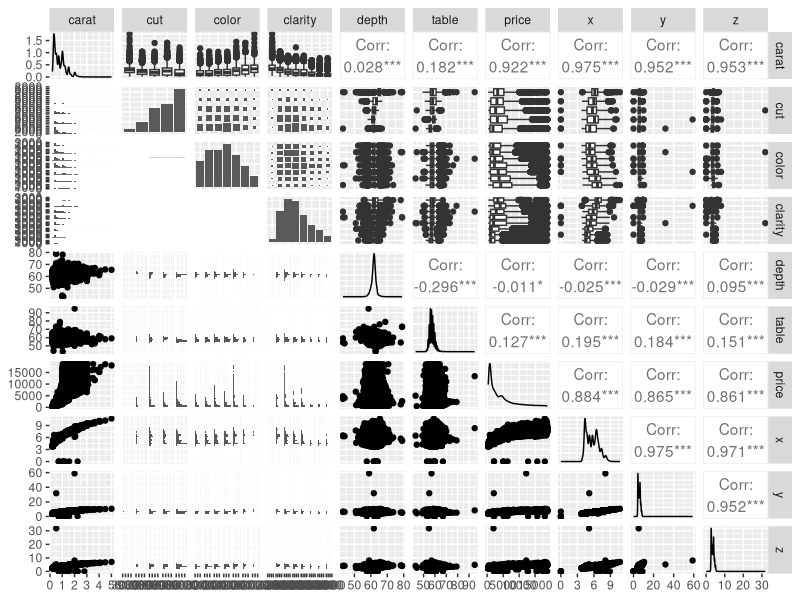
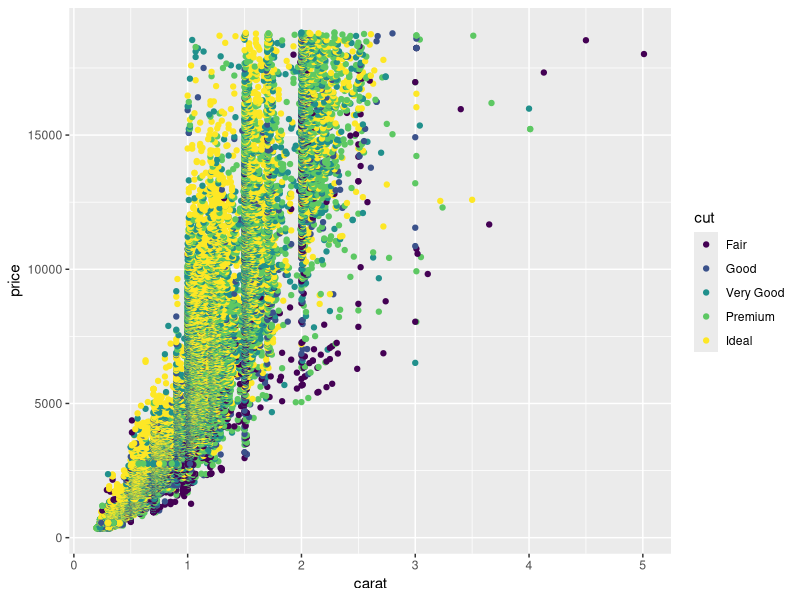
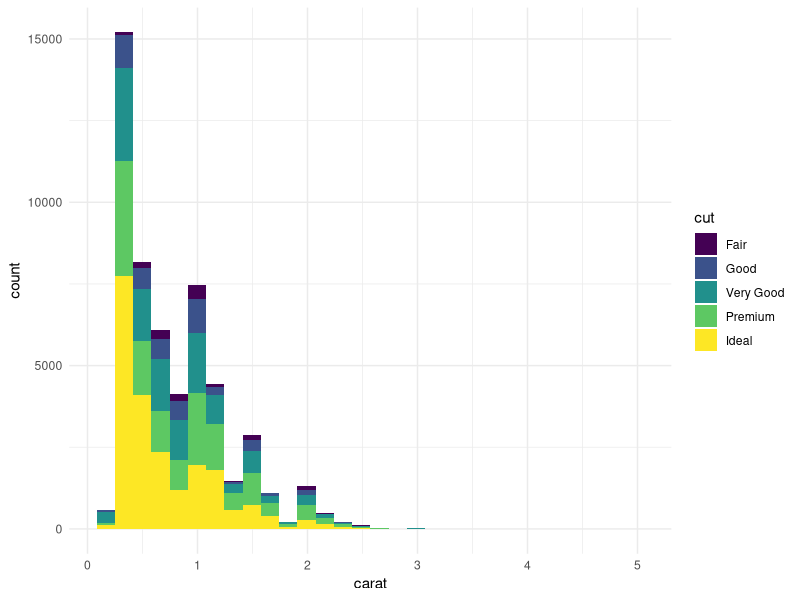

These figures' R source, in order:
## ---- chunk 1
library(tidyverse)
library(skimr)
library(GGally)

## ---- chunk 2
names(diamonds)
## ---- chunk 3
dim(diamonds)
## ---- chunk 4
summary(diamonds)
## ---- chunk 5
head(diamonds)
## ---- chunk 6
tail(diamonds)
## ---- chunk 7
skimr::skim(diamonds)
## ---- chunk 8
ggpairs(diamonds)
## ---- chunk 9
ggplot(data = diamonds, aes(x = carat, 
                            y = price)) +
  geom_point(aes(color = cut))
## ---- chunk 10
ggplot(data = diamonds, aes(x = carat)) +
  geom_histogram(aes(fill = cut)) + 
  theme_minimal() 
